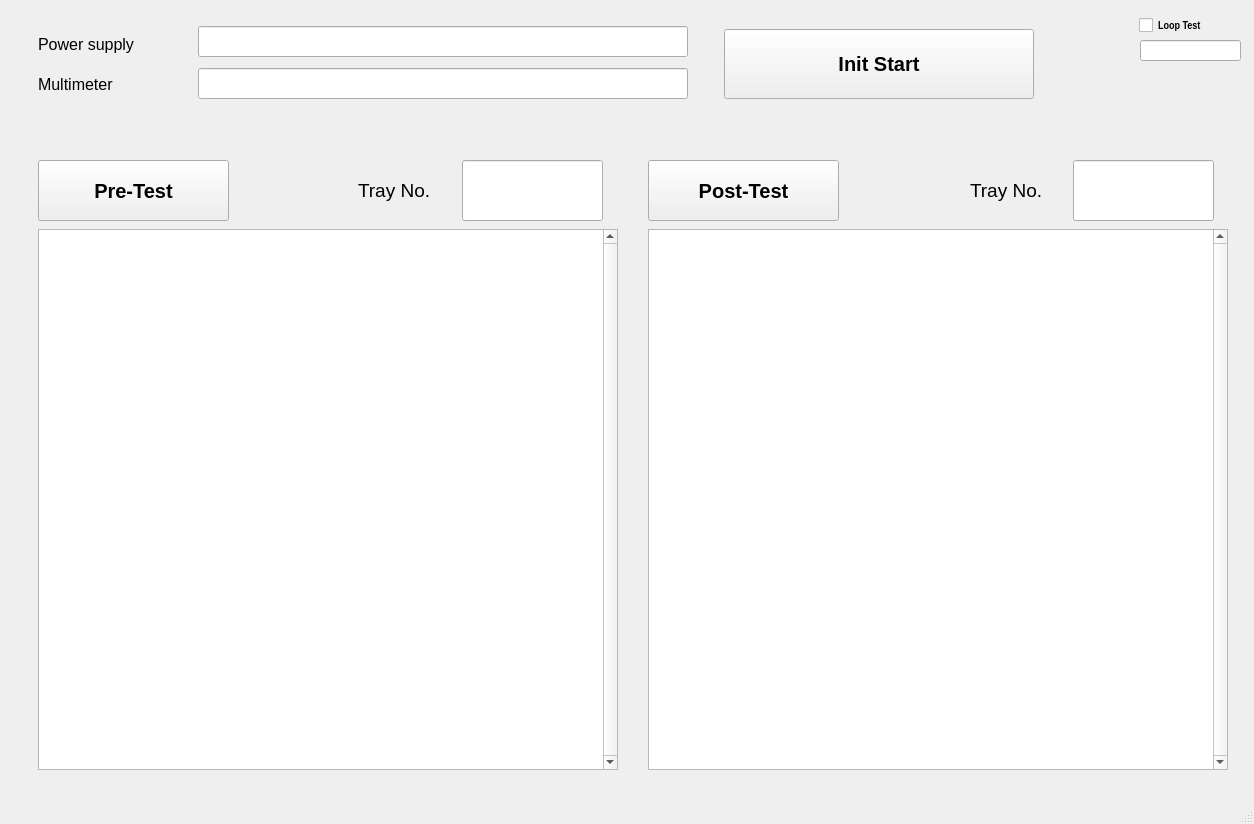
<?xml version="1.0" encoding="UTF-8"?>
<ui version="4.0">
 <class>mainWindow</class>
 <widget class="QMainWindow" name="mainWindow">
  <property name="geometry">
   <rect>
    <x>0</x>
    <y>0</y>
    <width>1254</width>
    <height>824</height>
   </rect>
  </property>
  <property name="windowTitle">
   <string>[Southchip] 10k Test GUI</string>
  </property>
  <widget class="QWidget" name="centralwidget">
   <widget class="QPushButton" name="btn_init">
    <property name="geometry">
     <rect>
      <x>724</x>
      <y>29</y>
      <width>310</width>
      <height>70</height>
     </rect>
    </property>
    <property name="font">
     <font>
      <family>Arial</family>
      <pointsize>15</pointsize>
      <weight>75</weight>
      <bold>true</bold>
     </font>
    </property>
    <property name="text">
     <string>Init Start</string>
    </property>
   </widget>
   <widget class="QTextEdit" name="log_pre">
    <property name="geometry">
     <rect>
      <x>38</x>
      <y>229</y>
      <width>580</width>
      <height>541</height>
     </rect>
    </property>
    <property name="font">
     <font>
      <family>Arial Narrow</family>
      <pointsize>10</pointsize>
     </font>
    </property>
    <property name="verticalScrollBarPolicy">
     <enum>Qt::ScrollBarAlwaysOn</enum>
    </property>
   </widget>
   <widget class="QPushButton" name="btn_pre">
    <property name="geometry">
     <rect>
      <x>38</x>
      <y>160</y>
      <width>191</width>
      <height>61</height>
     </rect>
    </property>
    <property name="font">
     <font>
      <family>Arial</family>
      <pointsize>15</pointsize>
      <weight>75</weight>
      <bold>true</bold>
     </font>
    </property>
    <property name="text">
     <string>Pre-Test</string>
    </property>
   </widget>
   <widget class="QLabel" name="tag_ps">
    <property name="geometry">
     <rect>
      <x>38</x>
      <y>29</y>
      <width>150</width>
      <height>30</height>
     </rect>
    </property>
    <property name="font">
     <font>
      <family>Arial</family>
      <pointsize>12</pointsize>
      <weight>50</weight>
      <bold>false</bold>
     </font>
    </property>
    <property name="text">
     <string>Power supply</string>
    </property>
   </widget>
   <widget class="QLabel" name="tag_dmm">
    <property name="geometry">
     <rect>
      <x>38</x>
      <y>69</y>
      <width>150</width>
      <height>30</height>
     </rect>
    </property>
    <property name="font">
     <font>
      <family>Arial</family>
      <pointsize>12</pointsize>
      <weight>50</weight>
      <bold>false</bold>
     </font>
    </property>
    <property name="text">
     <string>Multimeter</string>
    </property>
   </widget>
   <widget class="QLineEdit" name="txt_ps_id">
    <property name="geometry">
     <rect>
      <x>198</x>
      <y>26</y>
      <width>490</width>
      <height>31</height>
     </rect>
    </property>
    <property name="font">
     <font>
      <family>Arial</family>
      <pointsize>10</pointsize>
     </font>
    </property>
   </widget>
   <widget class="QLineEdit" name="txt_dmm_id">
    <property name="geometry">
     <rect>
      <x>198</x>
      <y>68</y>
      <width>490</width>
      <height>31</height>
     </rect>
    </property>
    <property name="font">
     <font>
      <family>Arial</family>
      <pointsize>10</pointsize>
     </font>
    </property>
   </widget>
   <widget class="QPushButton" name="btn_post">
    <property name="geometry">
     <rect>
      <x>648</x>
      <y>160</y>
      <width>191</width>
      <height>61</height>
     </rect>
    </property>
    <property name="font">
     <font>
      <family>Arial</family>
      <pointsize>15</pointsize>
      <weight>75</weight>
      <bold>true</bold>
     </font>
    </property>
    <property name="text">
     <string>Post-Test</string>
    </property>
   </widget>
   <widget class="QTextEdit" name="log_post">
    <property name="geometry">
     <rect>
      <x>648</x>
      <y>229</y>
      <width>580</width>
      <height>541</height>
     </rect>
    </property>
    <property name="font">
     <font>
      <family>Arial Narrow</family>
      <pointsize>10</pointsize>
     </font>
    </property>
    <property name="verticalScrollBarPolicy">
     <enum>Qt::ScrollBarAlwaysOn</enum>
    </property>
   </widget>
   <widget class="QLineEdit" name="txt_no1">
    <property name="geometry">
     <rect>
      <x>462</x>
      <y>160</y>
      <width>141</width>
      <height>61</height>
     </rect>
    </property>
    <property name="font">
     <font>
      <family>Arial</family>
      <pointsize>15</pointsize>
     </font>
    </property>
    <property name="alignment">
     <set>Qt::AlignCenter</set>
    </property>
   </widget>
   <widget class="QLineEdit" name="txt_no2">
    <property name="geometry">
     <rect>
      <x>1073</x>
      <y>160</y>
      <width>141</width>
      <height>61</height>
     </rect>
    </property>
    <property name="font">
     <font>
      <family>Arial</family>
      <pointsize>15</pointsize>
     </font>
    </property>
    <property name="alignment">
     <set>Qt::AlignCenter</set>
    </property>
   </widget>
   <widget class="QLabel" name="tag_no1">
    <property name="geometry">
     <rect>
      <x>358</x>
      <y>160</y>
      <width>100</width>
      <height>60</height>
     </rect>
    </property>
    <property name="font">
     <font>
      <family>Arial</family>
      <pointsize>14</pointsize>
      <weight>50</weight>
      <bold>false</bold>
     </font>
    </property>
    <property name="text">
     <string>Tray No.</string>
    </property>
   </widget>
   <widget class="QLabel" name="tag_no2">
    <property name="geometry">
     <rect>
      <x>970</x>
      <y>160</y>
      <width>100</width>
      <height>60</height>
     </rect>
    </property>
    <property name="font">
     <font>
      <family>Arial</family>
      <pointsize>14</pointsize>
      <weight>50</weight>
      <bold>false</bold>
     </font>
    </property>
    <property name="text">
     <string>Tray No.</string>
    </property>
   </widget>
   <widget class="QCheckBox" name="chk_loop">
    <property name="enabled">
     <bool>true</bool>
    </property>
    <property name="geometry">
     <rect>
      <x>1139</x>
      <y>10</y>
      <width>111</width>
      <height>31</height>
     </rect>
    </property>
    <property name="font">
     <font>
      <family>Arial Narrow</family>
      <pointsize>8</pointsize>
      <weight>75</weight>
      <bold>true</bold>
     </font>
    </property>
    <property name="text">
     <string>Loop Test</string>
    </property>
   </widget>
   <widget class="QLineEdit" name="txt_loop">
    <property name="geometry">
     <rect>
      <x>1140</x>
      <y>40</y>
      <width>101</width>
      <height>21</height>
     </rect>
    </property>
    <property name="font">
     <font>
      <family>Arial Narrow</family>
      <pointsize>8</pointsize>
      <weight>75</weight>
      <bold>true</bold>
     </font>
    </property>
    <property name="alignment">
     <set>Qt::AlignCenter</set>
    </property>
   </widget>
  </widget>
  <widget class="QMenuBar" name="menubar">
   <property name="geometry">
    <rect>
     <x>0</x>
     <y>0</y>
     <width>1254</width>
     <height>26</height>
    </rect>
   </property>
  </widget>
  <widget class="QStatusBar" name="statusbar"/>
 </widget>
 <resources/>
 <connections/>
</ui>
